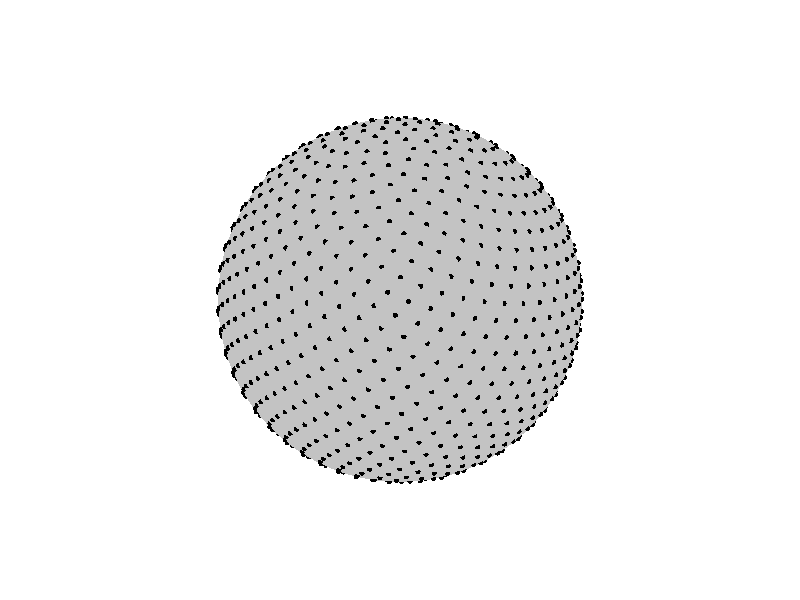

Source code (MATLAB):
clear; clc; %close all;
% times = zeros(1,100);
% % Generate points
% for j = 1:100
%     start = clock;
    % Number of points
    P = 1001;                  
    N = floor((P-1)/2);         % Since P = 2N + 1 works best for odd P
    
    % Sphere radius
    R = 5;
    
    % Golden ratio
    phi_golden = (1 + sqrt(5)) / 2;
    
    % Generate indices
    idx = -N:N;
    
    % Latitude and phi
    theta_pos = acos(2*idx/P);      % latitude (eq: 2.4, da tese)

    theta = diff(theta_pos);
    
    phi_pos = 2*pi*idx/phi_golden;  % longitude (eq: 2.5, da tese)
    if size(phi_pos) < 2
        phi = 0;
    else
        phi = diff(phi_pos);
        phi = phi(1) ;
    end
    
    theta_tmp = theta_pos(1);
    phi_tmp = phi_pos(1);
    
    x = zeros(1,P-1);
    y = zeros(1,P-1);
    z = zeros(1,P-1);
    
    for i = 1:P-1
        % Cartesian coordinates of Fibonacci points
        x(i) = R * sin(theta_tmp) .* cos(phi_tmp);
        y(i) = R * sin(theta_tmp) .* sin(phi_tmp);
        z(i) = R * cos(theta_tmp);
        theta_tmp = theta_tmp + theta(i);
        phi_tmp = phi_tmp + phi;
    end
    x(P) = R * sin(theta_tmp) .* cos(phi_tmp);
    y(P) = R * sin(theta_tmp) .* sin(phi_tmp);
    z(P) = R * cos(theta_tmp);
    
    points = [x(:), y(:), z(:)];

%     times(j) = etime(clock, start);
% end
% 
% std(times) % 6.6848e-04 sec
% figure;
% histogram(times);
% % --- Plot ---
figure;
hold on;

% Draw semi-transparent sphere
[XS, YS, ZS] = sphere(100);   
surf(R*XS, R*YS, R*ZS, ...
    'FaceAlpha', 1.0, ...
    'EdgeColor', 'none', ...
    'FaceColor', [0.7647 0.7647 0.7647]); 

% Plot points
scatter3(x, y, z, 15, 'k', 'filled');

% Formatting for paper
axis equal
axis off
set(gca, 'Visible', 'off')
set(gcf, 'Color', 'w');          % white background
set(gca, 'Position', [0 0 1 1]); % fill figure
view(3);

%exportgraphics(gcf, 'fibonacci_sphere_top.png', 'ContentType', 'vector');
hold off;
